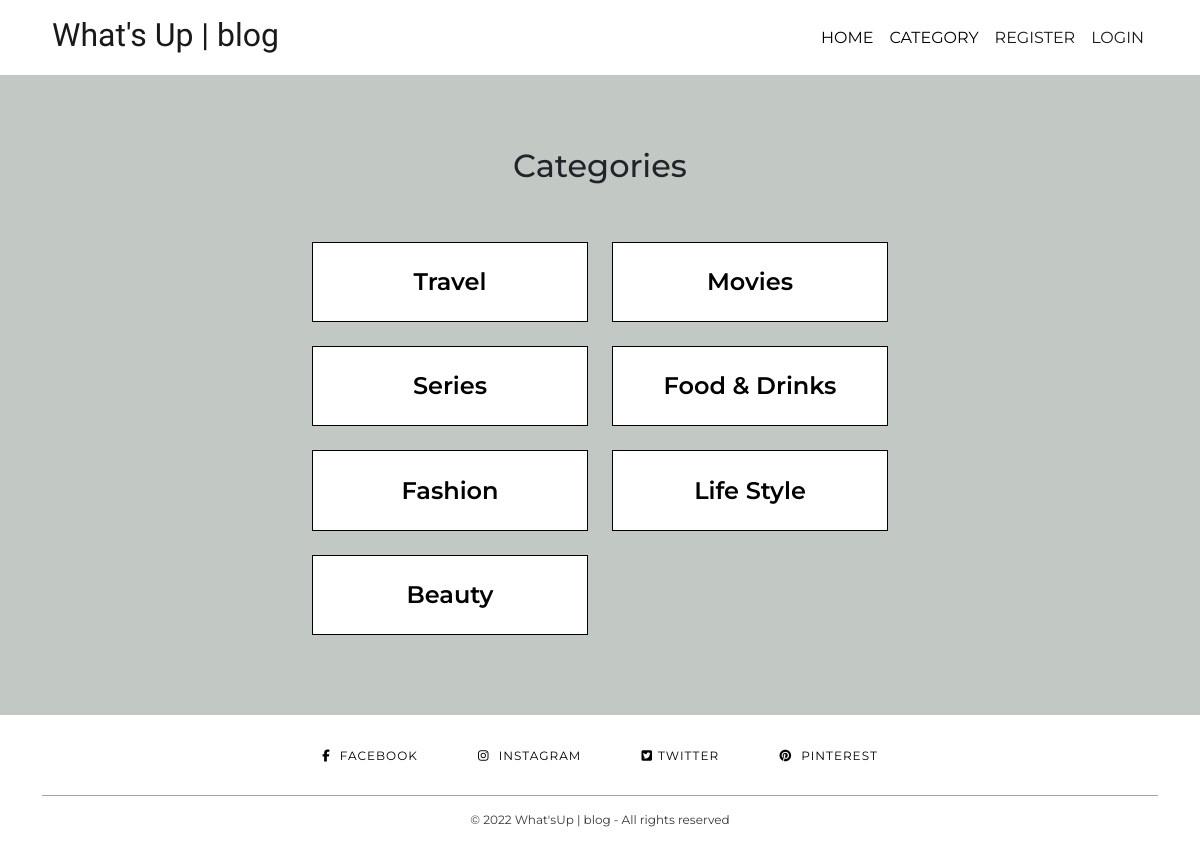
The page /category-list/ on the database its author committed.
### travellifestyleblog22/models.py (models this page shows, shortened)
class Category(models.Model):
    name = models.CharField(max_length=255)
    def __str__(self):
        return str(self.name)

### travellifestyleblog22/views.py (the view)
# urls.py: path('category-list/', category_list_view, name="category-list"),
def category_list_view(request):
    cat_menu_list = Category.objects.all()
    return render(request, 'category_list.html', {
                           'cat_menu_list': cat_menu_list})

### templates/category_list.html (shortened to what this page needs)
{% extends 'base.html' %}
{% block content %}
<div class="bg-banner">
    <div class="container-fluid">
        <h2 class="page-title">Categories</h2>
        <div class="row">
            <div class="col-12 mt-3 card-body-categories-items">
                <div class="row">
                    {% for item in cat_menu_list %}
                    <div class="col-sm-6 col-xsm-12">
                        <div class="card-categories mb-4">
                            <div class="card-body-categories">
                                <a class="dropdown-item-cat" href="{% url 'category' item %}">{{ item }}</a>
                            </div>
                        </div>
                    </div>
                    {% if forloop.counter|divisibleby:4 %}
                </div>
                <div class="row">
                    {% endif %}
                    {% endfor %}
                </div>
            </div>
            </div>
        </div>
    </div>
{% endblock %}

### static/css/style.css (style rules this page uses)
* { margin: 0; padding: 0; box-sizing: border-box; }
body { font-family: "Montserrat", sans-serif; }
.bg-banner, .post-banner, .bg-generic { background-color: #C2C8C4; padding-top: 0.5rem; padding-bottom: 1rem; margin-top: -1rem; }
.page-title { text-align: center; font-size: 2rem; padding-top: 1.5rem; padding-bottom: 1rem; }
.card-body-categories-items { margin: auto; width: 50%; }
.card-body-categories { text-align: center; }
.dropdown-item-cat { padding: 1rem 1rem 1rem 1rem; color: #000000; font-weight: 600; text-decoration: none; font-size: 1rem; }
.card-categories { padding: 10px; border: 1px solid #000000; background-color: white; }
a, a:hover { text-decoration: none; transition: color 0.3s ease-in-out; }
a { color: inherit; }
@media (max-width:2560px) { .page-title { padding-top: 2.5rem; padding-bottom: 2rem; } }
@media (max-width:2560px) { .card-body-categories { padding: 0.7rem; } }
@media (max-width:2560px) { .dropdown-item-cat { font-size: 1.5rem; } }
@media (max-width:1300px) { .bg-banner, .post-banner { background-color: #C2C8C4; padding-top: 3rem; padding-bottom: 3.5rem; margin-top: -1rem; } }

### rows shown on the page
Category: name "Travel"
Category: name "Movies"
Category: name "Series"
Category: name "Food & Drinks"
Category: name "Fashion"
Category: name "Life Style"
Category: name "Beauty"
